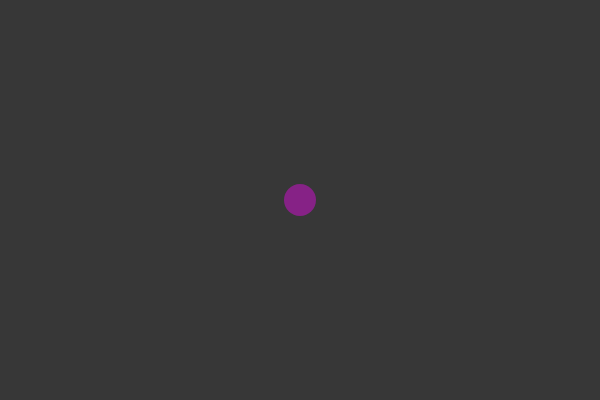
Frame 1 (no input)
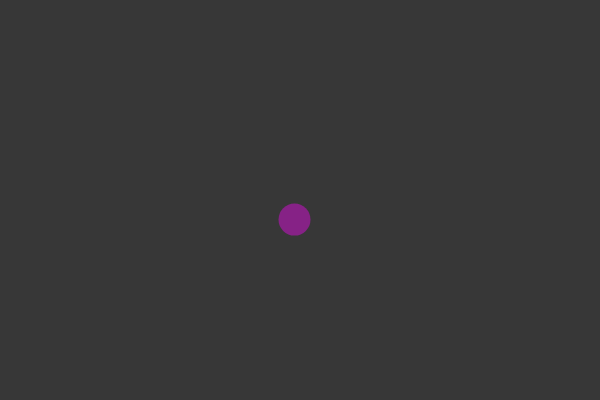
Frame 60 (no input)
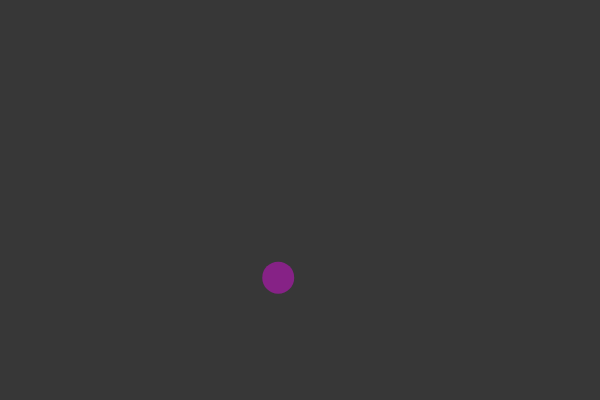
Frame 120 (the mouse pressed at the canvas centre since frame 60)

The p5.js sketch that drew these frames (run headless with seeded random() and noise() and a simulated clock; from frame 60 on, the mouse is pressed at the canvas centre):

// p5.js sketch
// ── sketch.js
let ball
function setup() {
    createCanvas(600, 400)
    ball = new Ball(width/2, height/2)
}

function draw() {
    background(55)
    ball.update()
    ball.checkWalls()
    ball.show()
}
// ── ball.js
class Ball {
    constructor(x,y) {
        this.pos = createVector(x,y)
        this.vel = createVector()
        this.acc = createVector(-0.003,0.0107)
        this.r = 16
    }

    update() {
        this.vel.add(this.acc)
        this.vel.limit(15)
        this.pos.add(this.vel)
    }

    show() {
        noStroke()
        fill(255,0,255,100)
        ellipse(this.pos.x, this.pos.y, this.r * 2)
    }

    checkWalls() {
        if (this.pos.x > width || this.pos.x < 0) {
            this.vel.x = this.vel.x * -1
            this.acc.x = this.acc.x * -1
        }
        if (this.pos.y > height || this.pos.y < 0) {
            this.vel.y = this.vel.y * -1
            this.acc.y = this.acc.y * -1
        }
    }
}
